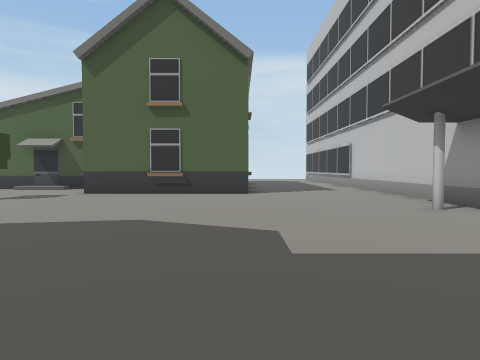
view 1 (above)

24 first-person views from a walk through a 3-D level made in the Unity game engine. The camera is 1.5 m above the floor, tilts 2° down and sees 75° across. The floor is counted in squares, 2 m on a side. Each view is taken from the middle of a square. On the plan, view 1 faces up. The plan holds only what a view shows up to about 10 squares ahead; the rest is blank. The place goes on beyond the plan. The player is left out.

view 2
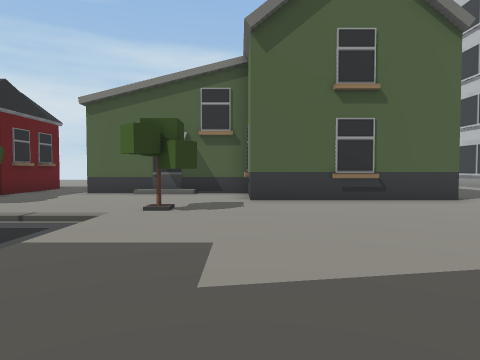

view 3
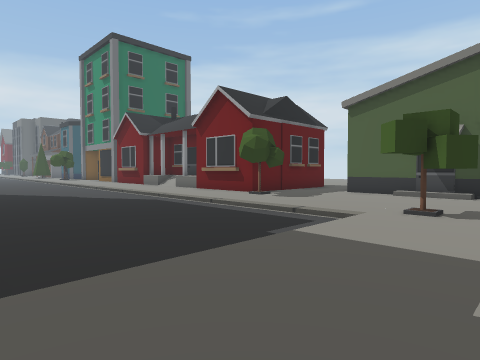

view 4
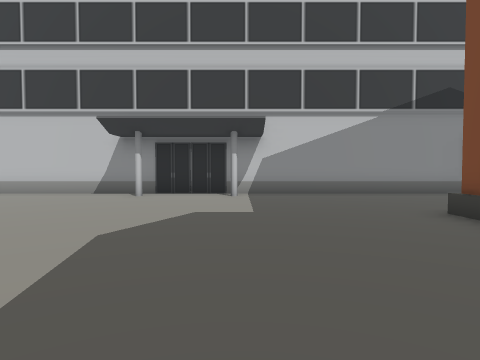

view 5
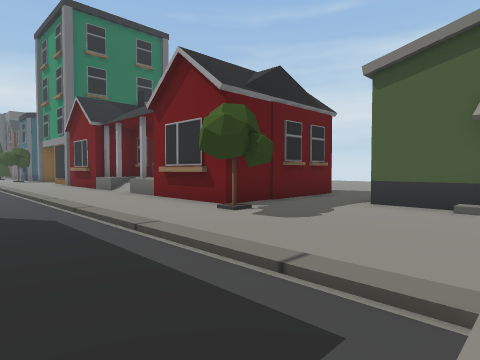

view 6
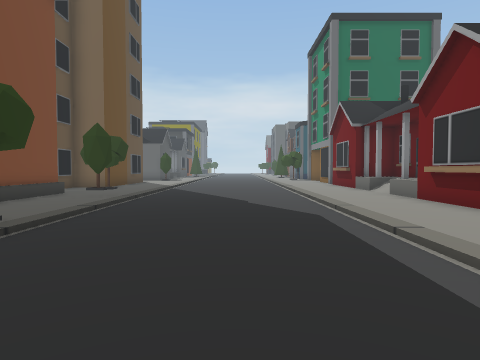

view 7
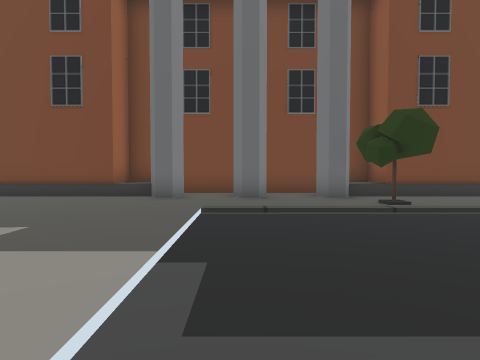

view 8
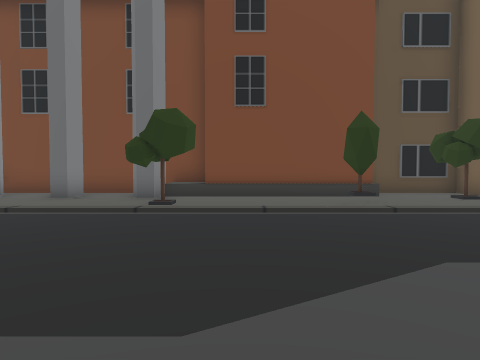

view 9
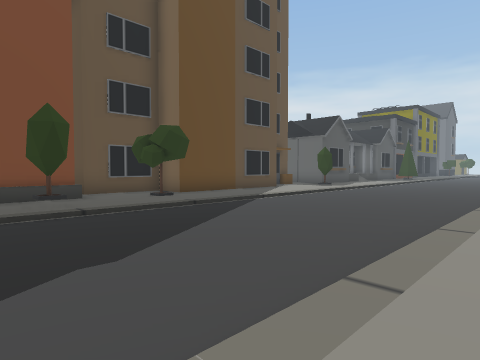

view 10
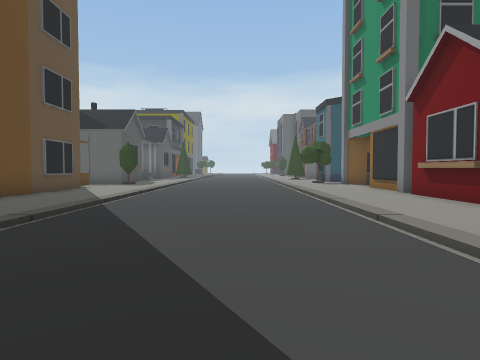

view 11
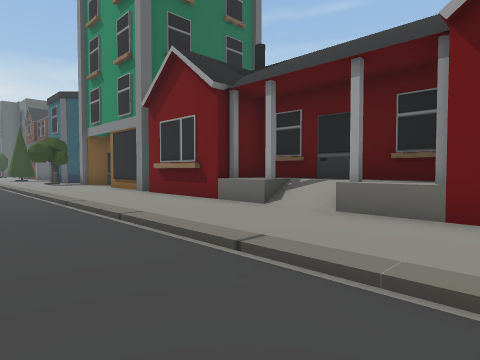

view 12
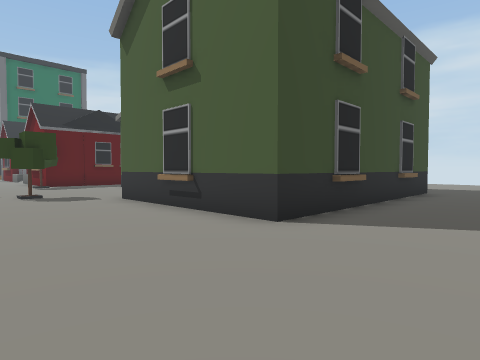

view 13
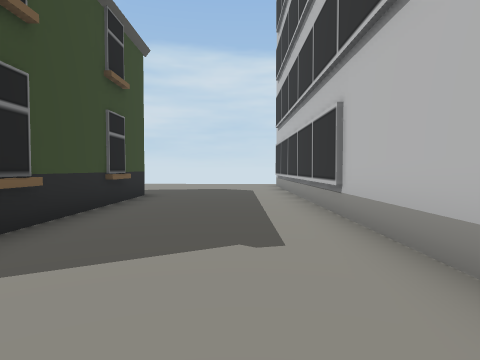

view 14
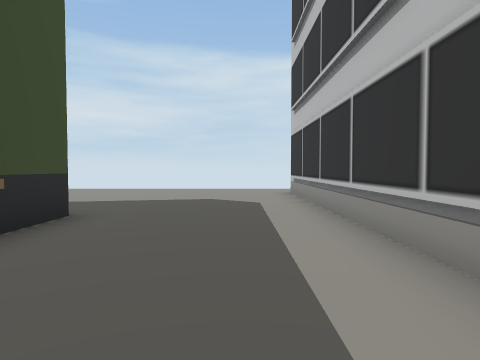

view 15
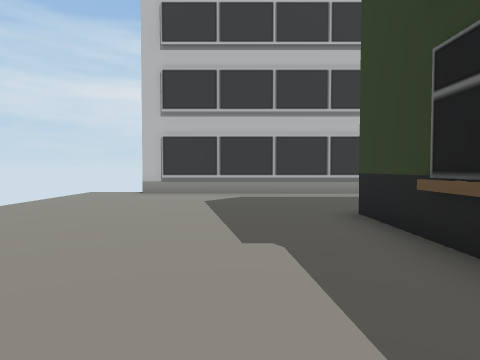

view 16
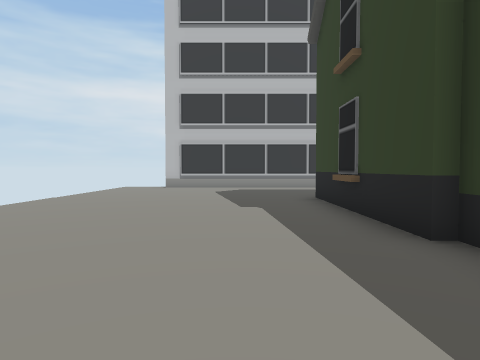

view 17
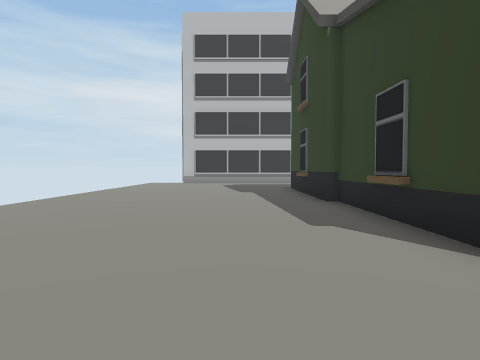

view 18
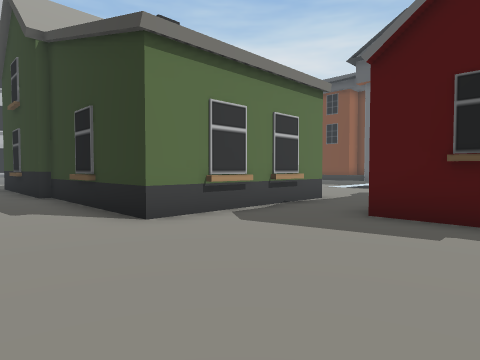

view 19
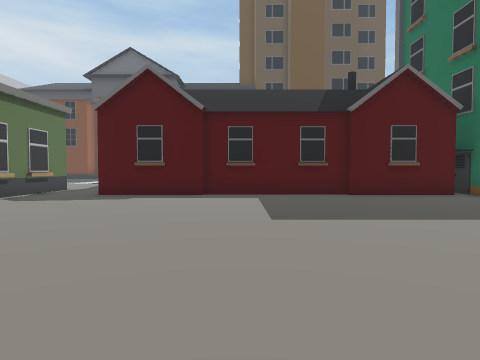

view 20
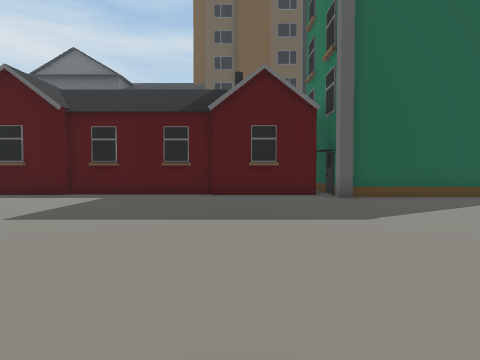

view 21
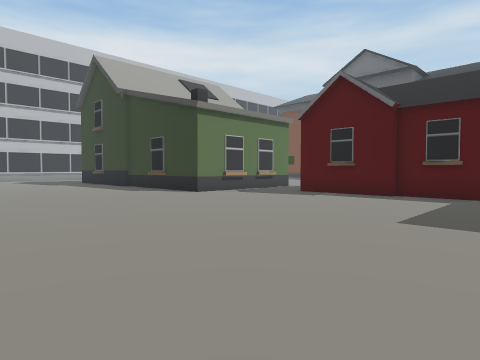

view 22
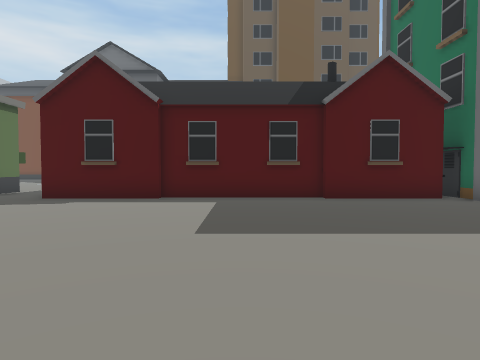

view 23
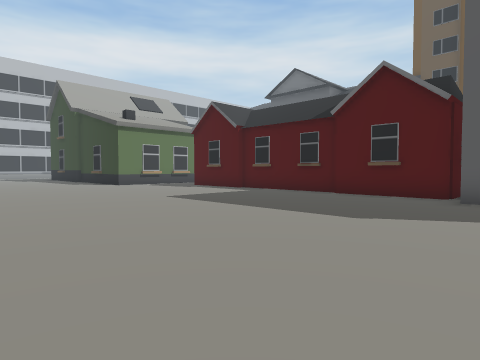

view 24
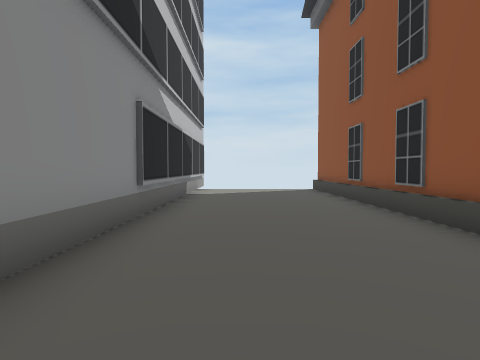

### Floor plan
Key: @ floor where view 1 was taken; # wall or solid block; . main floor; - floor 0.25 m lower than the main floor; / step, stairs or slope; ^ raised ledge; H house; T tree; B building.
Columns run from 24 left of view 1 to 5 right of it. Each row starts with its distance up from view 1.
 23 ..... .....      .............
 22 .............................#
 21 .............................#
 20 .............................#
 19 .............................#
 18 .............................#
 17 ....................HHHHH....#
 16 ...............    H    H....#
 15 ..............H         H....#
 14 ##HHH....####..         H....#
 13  #H         #.H         H....#
 12   H         #..HHHHH    H....#
 11   H  H####  #......H    H....#
 10 ##HHHH  HHHHH.......HHHHH....#
  9 .............T...............#
  8 ..................T..........#
  7 /////////////////............#
  6 -----------------............#
  5 -----------------............#
  4 -----------------............#
  3 -----------------............#
  2 /////////////////............#
  1 ........T....T...............#
  0 .....#T.................@....#
 -1 #####...####^^#...#^#####....#
 -2     ###     ^^#####^^   #....#
 -3                         #....#
 -4         B               #....#
 -5         B               #....#
 -6         B               #....#
 -7         B               #....#
 -8                         #....#
 -9                         #....#

Where each view was taken, in squares from view 1:
view 1: 0 up, 0 right, facing up
view 2: 2 up, 5 left, facing up
view 3: 2 up, 5 left, facing up-left
view 4: 3 up, 5 left, facing right
view 5: 5 up, 7 left, facing up-left
view 6: 5 up, 7 left, facing left
view 7: 8 up, 8 left, facing down
view 8: 8 up, 13 left, facing down
view 9: 8 up, 14 left, facing down-left
view 10: 5 up, 14 left, facing left
view 11: 5 up, 14 left, facing up-left
view 12: 6 up, 3 right, facing up-left
view 13: 8 up, 3 right, facing up
view 14: 12 up, 3 right, facing up
view 15: 19 up, 5 left, facing right
view 16: 19 up, 8 left, facing right
view 17: 19 up, 12 left, facing right
view 18: 19 up, 14 left, facing down-right
view 19: 23 up, 16 left, facing down
view 20: 23 up, 20 left, facing down
view 21: 23 up, 18 left, facing down-right
view 22: 22 up, 17 left, facing down
view 23: 23 up, 24 left, facing down-right
view 24: 1 up, 3 right, facing down
